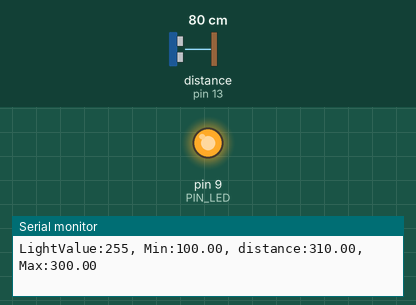
Bench run of a sketch on a simulated Arduino Uno, built with avr-gcc and run on an emulated ATmega328P. On the bench: output pins drawn as LEDs (lit = HIGH), the last lines printed to the serial monitor. Wiring (inferred from the names in the program): ultrasonic range finder: trigger pin 12; echo pin 13. The inputs (shaded band) are chosen by the test bench; at power-on: distance to the obstacle (sensor on pin 13) 80 cm. The echo pulse lasts 58.3 µs per cm; pins used as bus, display or sensor lines are not drawn.

Above: at 1.2 s.
1.3 s: distance to the obstacle (sensor on pin 13) set to 18 cm
At 2.53 s:
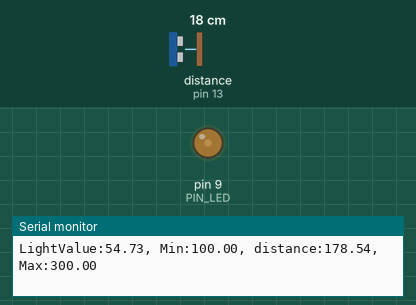
4.3 s: distance to the obstacle (sensor on pin 13) set to 2 cm
Timing chart, 0 to 7.3 s (numbered marks = the images above; inputs shaded):
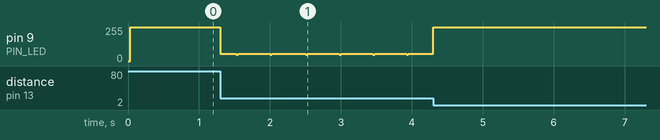

The sketch:

08_example_2.ino
```cpp
// Arduino pin assignment
#define PIN_LED  9    // LED 핀 설정
#define PIN_TRIG 12   // 초음파 발사 출력
#define PIN_ECHO 13   // 초음파 반사 입력

// configurable parameters
#define SND_VEL 346.0     // 섭씨 24도 기준 음속 (unit: m/sec)
#define INTERVAL 25      // 샘플링 주기 (단위 msec)
#define PULSE_DURATION 10 // 해당 시간동안 대기 (단위 usec)
#define _DIST_MIN 100.0   // 최소 거리 (단위 mm)
#define _DIST_MAX 300.0   // 최대 거리 (단위 mm)

#define TIMEOUT ((INTERVAL / 2) * 1000.0) // 최대 에코 시간, 샘플링 주기에 절반 곱하기 1000, 10ms -> 5usec (단위 usec)
#define SCALE (0.001 * 0.5 * SND_VEL) // 거리 절반 곱하기 음속

unsigned long last_sampling_time;   // 단위 msec

void setup() {
  // 핀 초기화 설정
  pinMode(PIN_LED, OUTPUT);   // LED 출력으로 설정
  pinMode(PIN_TRIG, OUTPUT);  // TRIGGER 출력으로 설정
  pinMode(PIN_ECHO, INPUT);   // ECHO 입력으로 설정
  digitalWrite(PIN_TRIG, LOW);  // TRIGGER LOW로 꺼두기

  // 시리얼 포트 초기화
  Serial.begin(57600);
}

void loop() {
  float distance;

  // millis는 아두이노가 시작된 이후 경과된 시간을 msec로 반환
  // 마지막 샘플링 시간에서 샘플링 주기만큼 지나지 않았을 때 종료 ( 일정한 간격 유지용 )
  if (millis() < (last_sampling_time + INTERVAL))
    return;

  distance = USS_measure(PIN_TRIG, PIN_ECHO); // 거리 감지

  // 거리가 0이거나, 거리가 최대 이상일 때
  if ((distance == 0.0) || (distance > _DIST_MAX)) {
      // 거리를 최대 + 10
      distance = _DIST_MAX + 10.0;    // 최댓값으로 거리값 설정
  // 거리가 최소 이하일 때
  } else if (distance < _DIST_MIN) {
      // 거리를 최소 - 10
      distance = _DIST_MIN - 10.0;    // 최솟값으로 거리값 설정
  } else {    // In desired Range
      digitalWrite(PIN_LED, 0);       // LED 킴
  }

  if (distance >= 100 && distance <= 200 ){
    analogWrite(PIN_LED, (200-distance)/100*255);       // LED 킴
    Serial.print("LightValue:"); Serial.print((200-distance)/100*255);
  } else if ( distance > 200 && distance <= 300){
    analogWrite(PIN_LED, (distance-200)/100*255);       // LED 킴
    Serial.print("LightValue:"); Serial.print((distance-200)/100*255);
  }else {
    analogWrite(PIN_LED, 255);       // LED 끔
    Serial.print("LightValue:"); Serial.print(255);
  }

  // output the distance to the serial port
  Serial.print(", Min:");        Serial.print(_DIST_MIN);
  Serial.print(", distance:");  Serial.print(distance);
  Serial.print(", Max:");       Serial.print(_DIST_MAX);
  Serial.println("");

  // 마지막 샘플링 시간에 샘플링 주기 추가
  last_sampling_time += INTERVAL;
}

// 거리를 msec로 반환
float USS_measure(int TRIG, int ECHO)
{
  digitalWrite(TRIG, HIGH);
  delayMicroseconds(PULSE_DURATION);
  digitalWrite(TRIG, LOW);

  // Echo가 High였던 시간 측정
  return pulseIn(ECHO, HIGH, TIMEOUT) * SCALE; // 단위 mm, 최대시간 초과시 0
  // 만약 반환값이 100000(usec)라면 즉 0.1초일 때 100000 * 0.001 * 0.5 * 346 = 17.3m, 왕복 34.6m

  // Pulse duration to distance conversion example (target distance = 17.3m)
  // - pulseIn(ECHO, HIGH, timeout) returns microseconds (음파의 왕복 시간)
  // - 편도 거리 = (pulseIn() / 1,000,000) * SND_VEL / 2 (미터 단위)
  //   mm 단위로 하려면 * 1,000이 필요 ==>  SCALE = 0.001 * 0.5 * SND_VEL
  //
  // - 예, pusseIn()이 100,000 이면 (= 0.1초, 왕복 거리 34.6m)
  //        = 100,000 micro*sec * 0.001 milli/micro * 0.5 * 346 meter/sec
  //        = 100,000 * 0.001 * 0.5 * 346
  //        = 17,300 mm  ==> 17.3m
}
```

Measured:
- after the input at 1.3 s, pin 9 (PIN_LED): 255/255 → 55/255 at once, then repeats every 0.48 s: 3 × (54/255 0.03 s, 55/255 0.02 s), 54/255 0.05 s, 46/255 0.02 s, 54/255 0.03 s, 55/255 0.02 s, 54/255 0.05 s, 55/255 0.02 s, 54/255 0.03 s, 55/255 0.02 s, 54/255 0.05 s, 55/255 0.02 s
